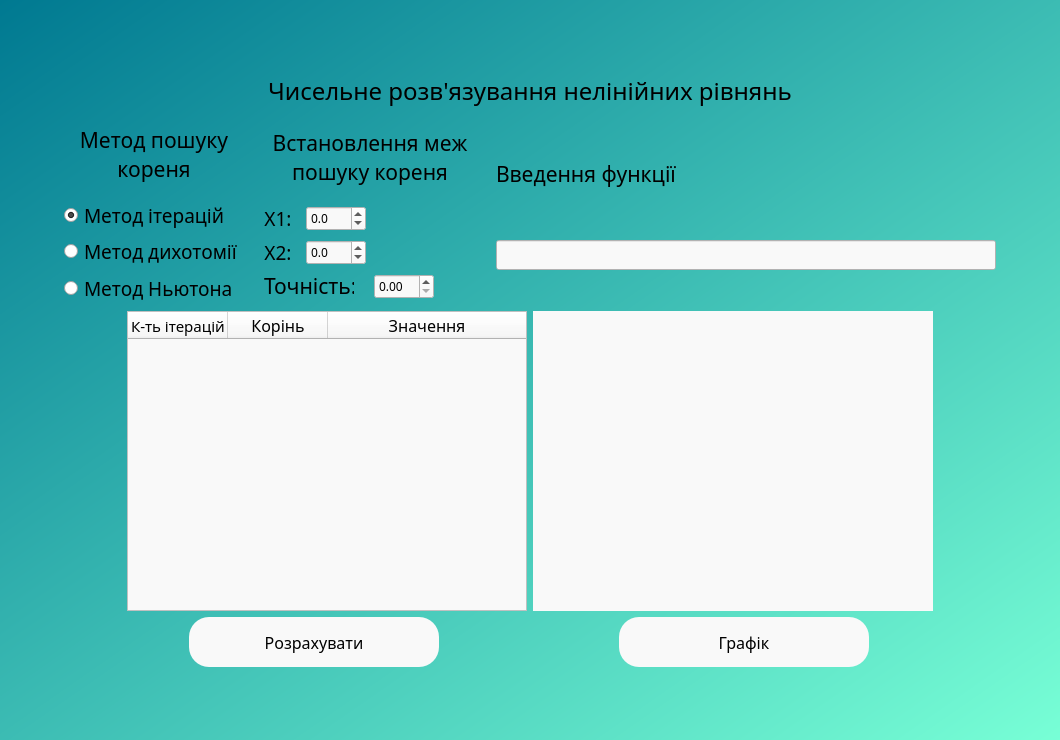
<?xml version="1.0" encoding="UTF-8"?>
<ui version="4.0">
 <class>MainWindow</class>
 <widget class="QMainWindow" name="MainWindow">
  <property name="geometry">
   <rect>
    <x>0</x>
    <y>0</y>
    <width>1060</width>
    <height>740</height>
   </rect>
  </property>
  <property name="font">
   <font>
    <family>Noto Sans SC</family>
   </font>
  </property>
  <property name="windowTitle">
   <string>MainWindow</string>
  </property>
  <property name="styleSheet">
   <string notr="true">background-color: qlineargradient(spread:pad, x1:0, y1:0, x2:1, y2:1, stop:0 rgba(0, 121, 145, 255), stop:1 rgba(120, 255, 214, 255));
font-family: Noto Sans SC;</string>
  </property>
  <widget class="QWidget" name="centralwidget">
   <layout class="QVBoxLayout" name="verticalLayout_4">
    <item>
     <spacer name="verticalSpacer_2">
      <property name="orientation">
       <enum>Qt::Orientation::Vertical</enum>
      </property>
      <property name="sizeHint" stdset="0">
       <size>
        <width>20</width>
        <height>40</height>
       </size>
      </property>
     </spacer>
    </item>
    <item>
     <widget class="QLabel" name="window_title">
      <property name="minimumSize">
       <size>
        <width>500</width>
        <height>30</height>
       </size>
      </property>
      <property name="font">
       <font>
        <family>Noto Sans SC</family>
        <pointsize>18</pointsize>
       </font>
      </property>
      <property name="styleSheet">
       <string notr="true">background: none;</string>
      </property>
      <property name="text">
       <string>Чисельне розв'язування нелінійних рівнянь</string>
      </property>
      <property name="alignment">
       <set>Qt::AlignmentFlag::AlignCenter</set>
      </property>
     </widget>
    </item>
    <item>
     <layout class="QHBoxLayout" name="horizontalLayout_4">
      <item>
       <spacer name="horizontalSpacer">
        <property name="orientation">
         <enum>Qt::Orientation::Horizontal</enum>
        </property>
        <property name="sizeHint" stdset="0">
         <size>
          <width>40</width>
          <height>20</height>
         </size>
        </property>
       </spacer>
      </item>
      <item>
       <layout class="QVBoxLayout" name="verticalLayout_2">
        <item>
         <widget class="QLabel" name="method_title">
          <property name="minimumSize">
           <size>
            <width>180</width>
            <height>80</height>
           </size>
          </property>
          <property name="maximumSize">
           <size>
            <width>180</width>
            <height>80</height>
           </size>
          </property>
          <property name="font">
           <font>
            <family>Noto Sans SC</family>
            <pointsize>16</pointsize>
           </font>
          </property>
          <property name="styleSheet">
           <string notr="true">background: none;</string>
          </property>
          <property name="text">
           <string>Метод пошуку
кореня</string>
          </property>
          <property name="alignment">
           <set>Qt::AlignmentFlag::AlignCenter</set>
          </property>
         </widget>
        </item>
        <item>
         <widget class="QRadioButton" name="radioButton">
          <property name="minimumSize">
           <size>
            <width>180</width>
            <height>30</height>
           </size>
          </property>
          <property name="maximumSize">
           <size>
            <width>180</width>
            <height>30</height>
           </size>
          </property>
          <property name="font">
           <font>
            <family>Noto Sans SC</family>
            <pointsize>14</pointsize>
           </font>
          </property>
          <property name="styleSheet">
           <string notr="true">background: none;</string>
          </property>
          <property name="text">
           <string>Метод ітерацій</string>
          </property>
          <property name="checked">
           <bool>true</bool>
          </property>
         </widget>
        </item>
        <item>
         <widget class="QRadioButton" name="radioButton_2">
          <property name="minimumSize">
           <size>
            <width>180</width>
            <height>30</height>
           </size>
          </property>
          <property name="maximumSize">
           <size>
            <width>180</width>
            <height>30</height>
           </size>
          </property>
          <property name="font">
           <font>
            <family>Noto Sans SC</family>
            <pointsize>14</pointsize>
           </font>
          </property>
          <property name="styleSheet">
           <string notr="true">background: none;</string>
          </property>
          <property name="text">
           <string>Метод дихотомії</string>
          </property>
         </widget>
        </item>
        <item>
         <widget class="QRadioButton" name="radioButton_3">
          <property name="font">
           <font>
            <family>Noto Sans SC</family>
            <pointsize>14</pointsize>
           </font>
          </property>
          <property name="styleSheet">
           <string notr="true">background: none;</string>
          </property>
          <property name="text">
           <string>Метод Ньютона</string>
          </property>
         </widget>
        </item>
       </layout>
      </item>
      <item>
       <layout class="QVBoxLayout" name="verticalLayout">
        <item>
         <widget class="QLabel" name="limits_title">
          <property name="minimumSize">
           <size>
            <width>240</width>
            <height>80</height>
           </size>
          </property>
          <property name="maximumSize">
           <size>
            <width>240</width>
            <height>80</height>
           </size>
          </property>
          <property name="font">
           <font>
            <family>Noto Sans SC</family>
            <pointsize>16</pointsize>
           </font>
          </property>
          <property name="styleSheet">
           <string notr="true">background: none;</string>
          </property>
          <property name="text">
           <string>Встановлення меж
пошуку кореня</string>
          </property>
          <property name="scaledContents">
           <bool>false</bool>
          </property>
          <property name="alignment">
           <set>Qt::AlignmentFlag::AlignCenter</set>
          </property>
         </widget>
        </item>
        <item>
         <layout class="QHBoxLayout" name="horizontalLayout">
          <property name="spacing">
           <number>0</number>
          </property>
          <item>
           <widget class="QLabel" name="limit_x1">
            <property name="minimumSize">
             <size>
              <width>30</width>
              <height>20</height>
             </size>
            </property>
            <property name="maximumSize">
             <size>
              <width>30</width>
              <height>20</height>
             </size>
            </property>
            <property name="font">
             <font>
              <family>Noto Sans SC</family>
              <pointsize>14</pointsize>
             </font>
            </property>
            <property name="styleSheet">
             <string notr="true">background: none;</string>
            </property>
            <property name="text">
             <string>Х1:</string>
            </property>
            <property name="alignment">
             <set>Qt::AlignmentFlag::AlignCenter</set>
            </property>
           </widget>
          </item>
          <item>
           <widget class="QDoubleSpinBox" name="X1SpinBox">
            <property name="minimumSize">
             <size>
              <width>60</width>
              <height>0</height>
             </size>
            </property>
            <property name="maximumSize">
             <size>
              <width>60</width>
              <height>16777215</height>
             </size>
            </property>
            <property name="styleSheet">
             <string notr="true">background: #F9F9F9;</string>
            </property>
            <property name="alignment">
             <set>Qt::AlignmentFlag::AlignLeading|Qt::AlignmentFlag::AlignLeft|Qt::AlignmentFlag::AlignVCenter</set>
            </property>
            <property name="decimals">
             <number>1</number>
            </property>
            <property name="minimum">
             <double>-100.000000000000000</double>
            </property>
            <property name="singleStep">
             <double>0.100000000000000</double>
            </property>
           </widget>
          </item>
          <item>
           <spacer name="horizontalSpacer_7">
            <property name="orientation">
             <enum>Qt::Orientation::Horizontal</enum>
            </property>
            <property name="sizeType">
             <enum>QSizePolicy::Policy::Fixed</enum>
            </property>
            <property name="sizeHint" stdset="0">
             <size>
              <width>110</width>
              <height>20</height>
             </size>
            </property>
           </spacer>
          </item>
         </layout>
        </item>
        <item>
         <layout class="QHBoxLayout" name="horizontalLayout_2">
          <property name="spacing">
           <number>0</number>
          </property>
          <property name="sizeConstraint">
           <enum>QLayout::SizeConstraint::SetDefaultConstraint</enum>
          </property>
          <item>
           <widget class="QLabel" name="limit_x2">
            <property name="minimumSize">
             <size>
              <width>30</width>
              <height>20</height>
             </size>
            </property>
            <property name="maximumSize">
             <size>
              <width>30</width>
              <height>20</height>
             </size>
            </property>
            <property name="font">
             <font>
              <family>Noto Sans SC</family>
              <pointsize>14</pointsize>
             </font>
            </property>
            <property name="styleSheet">
             <string notr="true">background: none;
margin: 0px;</string>
            </property>
            <property name="text">
             <string>Х2:</string>
            </property>
            <property name="alignment">
             <set>Qt::AlignmentFlag::AlignCenter</set>
            </property>
           </widget>
          </item>
          <item>
           <widget class="QDoubleSpinBox" name="X2SpinBox">
            <property name="minimumSize">
             <size>
              <width>60</width>
              <height>0</height>
             </size>
            </property>
            <property name="maximumSize">
             <size>
              <width>60</width>
              <height>16777215</height>
             </size>
            </property>
            <property name="styleSheet">
             <string notr="true">background: #F9F9F9;
margin: 0px;</string>
            </property>
            <property name="alignment">
             <set>Qt::AlignmentFlag::AlignLeading|Qt::AlignmentFlag::AlignLeft|Qt::AlignmentFlag::AlignVCenter</set>
            </property>
            <property name="decimals">
             <number>1</number>
            </property>
            <property name="minimum">
             <double>-100.000000000000000</double>
            </property>
            <property name="singleStep">
             <double>0.100000000000000</double>
            </property>
           </widget>
          </item>
          <item>
           <spacer name="horizontalSpacer_6">
            <property name="orientation">
             <enum>Qt::Orientation::Horizontal</enum>
            </property>
            <property name="sizeType">
             <enum>QSizePolicy::Policy::Fixed</enum>
            </property>
            <property name="sizeHint" stdset="0">
             <size>
              <width>110</width>
              <height>20</height>
             </size>
            </property>
           </spacer>
          </item>
         </layout>
        </item>
        <item>
         <layout class="QHBoxLayout" name="horizontalLayout_6">
          <item>
           <widget class="QLabel" name="accuracy_label">
            <property name="minimumSize">
             <size>
              <width>90</width>
              <height>20</height>
             </size>
            </property>
            <property name="maximumSize">
             <size>
              <width>90</width>
              <height>20</height>
             </size>
            </property>
            <property name="font">
             <font>
              <family>Noto Sans SC</family>
              <pointsize>16</pointsize>
             </font>
            </property>
            <property name="styleSheet">
             <string notr="true">background: none;
margin: 0px;</string>
            </property>
            <property name="text">
             <string>Точність:</string>
            </property>
           </widget>
          </item>
          <item>
           <widget class="QDoubleSpinBox" name="AccuracySpinBox">
            <property name="minimumSize">
             <size>
              <width>60</width>
              <height>0</height>
             </size>
            </property>
            <property name="maximumSize">
             <size>
              <width>60</width>
              <height>16777215</height>
             </size>
            </property>
            <property name="styleSheet">
             <string notr="true">background: #F9F9F9;
margin: 0px;</string>
            </property>
            <property name="maximum">
             <double>1.000000000000000</double>
            </property>
            <property name="singleStep">
             <double>0.010000000000000</double>
            </property>
           </widget>
          </item>
          <item>
           <spacer name="horizontalSpacer_5">
            <property name="orientation">
             <enum>Qt::Orientation::Horizontal</enum>
            </property>
            <property name="sizeType">
             <enum>QSizePolicy::Policy::Fixed</enum>
            </property>
            <property name="sizeHint" stdset="0">
             <size>
              <width>40</width>
              <height>20</height>
             </size>
            </property>
           </spacer>
          </item>
         </layout>
        </item>
       </layout>
      </item>
      <item>
       <layout class="QVBoxLayout" name="verticalLayout_3">
        <item>
         <widget class="QLabel" name="function_label">
          <property name="minimumSize">
           <size>
            <width>200</width>
            <height>50</height>
           </size>
          </property>
          <property name="maximumSize">
           <size>
            <width>200</width>
            <height>50</height>
           </size>
          </property>
          <property name="font">
           <font>
            <family>Noto Sans SC</family>
            <pointsize>16</pointsize>
           </font>
          </property>
          <property name="styleSheet">
           <string notr="true">background: none;</string>
          </property>
          <property name="text">
           <string>Введення функції</string>
          </property>
          <property name="alignment">
           <set>Qt::AlignmentFlag::AlignLeading|Qt::AlignmentFlag::AlignLeft|Qt::AlignmentFlag::AlignVCenter</set>
          </property>
         </widget>
        </item>
        <item>
         <widget class="QLineEdit" name="function_input">
          <property name="minimumSize">
           <size>
            <width>500</width>
            <height>30</height>
           </size>
          </property>
          <property name="maximumSize">
           <size>
            <width>500</width>
            <height>30</height>
           </size>
          </property>
          <property name="font">
           <font>
            <family>Noto Sans SC</family>
            <pointsize>14</pointsize>
           </font>
          </property>
          <property name="styleSheet">
           <string notr="true">background: #F9F9F9;</string>
          </property>
          <property name="alignment">
           <set>Qt::AlignmentFlag::AlignLeading|Qt::AlignmentFlag::AlignLeft|Qt::AlignmentFlag::AlignVCenter</set>
          </property>
         </widget>
        </item>
       </layout>
      </item>
      <item>
       <spacer name="horizontalSpacer_2">
        <property name="orientation">
         <enum>Qt::Orientation::Horizontal</enum>
        </property>
        <property name="sizeHint" stdset="0">
         <size>
          <width>40</width>
          <height>20</height>
         </size>
        </property>
       </spacer>
      </item>
     </layout>
    </item>
    <item>
     <layout class="QHBoxLayout" name="horizontalLayout_3">
      <item>
       <spacer name="horizontalSpacer_3">
        <property name="orientation">
         <enum>Qt::Orientation::Horizontal</enum>
        </property>
        <property name="sizeHint" stdset="0">
         <size>
          <width>40</width>
          <height>20</height>
         </size>
        </property>
       </spacer>
      </item>
      <item>
       <widget class="QTableWidget" name="results_table">
        <property name="minimumSize">
         <size>
          <width>400</width>
          <height>300</height>
         </size>
        </property>
        <property name="maximumSize">
         <size>
          <width>400</width>
          <height>300</height>
         </size>
        </property>
        <property name="font">
         <font>
          <family>Noto Sans SC</family>
          <pointsize>14</pointsize>
         </font>
        </property>
        <property name="styleSheet">
         <string notr="true">background: #F9F9F9;</string>
        </property>
        <property name="verticalScrollBarPolicy">
         <enum>Qt::ScrollBarPolicy::ScrollBarAlwaysOff</enum>
        </property>
        <property name="sizeAdjustPolicy">
         <enum>QAbstractScrollArea::SizeAdjustPolicy::AdjustIgnored</enum>
        </property>
        <attribute name="horizontalHeaderStretchLastSection">
         <bool>true</bool>
        </attribute>
        <attribute name="verticalHeaderStretchLastSection">
         <bool>false</bool>
        </attribute>
        <column>
         <property name="text">
          <string>К-ть ітерацій</string>
         </property>
         <property name="font">
          <font>
           <family>Noto Sans</family>
           <pointsize>11</pointsize>
          </font>
         </property>
        </column>
        <column>
         <property name="text">
          <string>Корінь</string>
         </property>
         <property name="font">
          <font>
           <family>Noto Sans</family>
           <pointsize>12</pointsize>
          </font>
         </property>
        </column>
        <column>
         <property name="text">
          <string>Значення</string>
         </property>
         <property name="font">
          <font>
           <family>Noto Sans</family>
           <pointsize>12</pointsize>
          </font>
         </property>
        </column>
       </widget>
      </item>
      <item>
       <widget class="QLabel" name="img_place">
        <property name="minimumSize">
         <size>
          <width>400</width>
          <height>300</height>
         </size>
        </property>
        <property name="maximumSize">
         <size>
          <width>400</width>
          <height>300</height>
         </size>
        </property>
        <property name="styleSheet">
         <string notr="true">background: #F9F9F9;</string>
        </property>
        <property name="text">
         <string/>
        </property>
        <property name="alignment">
         <set>Qt::AlignmentFlag::AlignCenter</set>
        </property>
       </widget>
      </item>
      <item>
       <spacer name="horizontalSpacer_4">
        <property name="orientation">
         <enum>Qt::Orientation::Horizontal</enum>
        </property>
        <property name="sizeHint" stdset="0">
         <size>
          <width>40</width>
          <height>20</height>
         </size>
        </property>
       </spacer>
      </item>
     </layout>
    </item>
    <item>
     <layout class="QHBoxLayout" name="horizontalLayout_5">
      <property name="spacing">
       <number>0</number>
      </property>
      <property name="sizeConstraint">
       <enum>QLayout::SizeConstraint::SetMinAndMaxSize</enum>
      </property>
      <property name="topMargin">
       <number>0</number>
      </property>
      <property name="rightMargin">
       <number>0</number>
      </property>
      <item>
       <widget class="QPushButton" name="Calculate">
        <property name="minimumSize">
         <size>
          <width>250</width>
          <height>50</height>
         </size>
        </property>
        <property name="maximumSize">
         <size>
          <width>250</width>
          <height>50</height>
         </size>
        </property>
        <property name="styleSheet">
         <string notr="true">QPushButton{
background: #F9F9F9;
border-radius: 20px;

font-family: 'Noto Sans SC';
font-size: 16px;
}

QPushButton:pressed{
  background-color: #95BFFF;     
}
QPushButton:hover:!pressed
{
  background-color: #DFECFF;
}</string>
        </property>
        <property name="text">
         <string>Розрахувати</string>
        </property>
       </widget>
      </item>
      <item>
       <widget class="QPushButton" name="Show">
        <property name="minimumSize">
         <size>
          <width>250</width>
          <height>50</height>
         </size>
        </property>
        <property name="maximumSize">
         <size>
          <width>250</width>
          <height>50</height>
         </size>
        </property>
        <property name="styleSheet">
         <string notr="true">QPushButton{
background: #F9F9F9;
border-radius: 20px;

font-family: 'Noto Sans SC';
font-size: 16px;
}

QPushButton:pressed{
  background-color: #95BFFF;     
}
QPushButton:hover:!pressed
{
  background-color: #DFECFF;
}</string>
        </property>
        <property name="text">
         <string>Графік</string>
        </property>
       </widget>
      </item>
     </layout>
    </item>
    <item>
     <spacer name="verticalSpacer">
      <property name="orientation">
       <enum>Qt::Orientation::Vertical</enum>
      </property>
      <property name="sizeHint" stdset="0">
       <size>
        <width>20</width>
        <height>40</height>
       </size>
      </property>
     </spacer>
    </item>
   </layout>
  </widget>
 </widget>
 <resources/>
 <connections/>
</ui>
